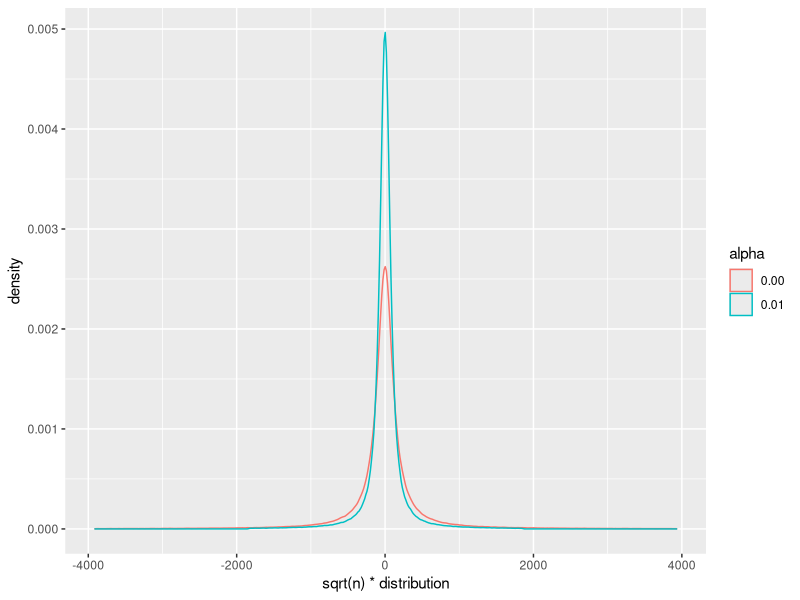

Write the R code that produced this figure. (Note: this script raises an error after producing the figure.)
#test plot
n.simu <- 1000000
sigma_y = sigma_m = 1
n_vec <- c(15000,75000,150000)
alpha_vec <- c(0.00,0.01,0.03,0.05)
i1 = 1
i2 = 2
n = n_vec[i1]
alpha_G = alpha_vec[i2]
z_Gamma <- rnorm(n.simu,mean = 0, sd = sqrt(sigma_y/n))
z_gamma <- rnorm(n.simu,mean = alpha_G,sd = sqrt(sigma_m/n))
true_distribution <- z_Gamma/z_gamma
q_temp=  quantile(true_distribution,c(0.025,0.975))


z_Gamma <- rnorm(n.simu,mean = 0, sd = 1)
z_gamma <- rnorm(n.simu,mean = 1.224745,sd = 1)
true_distribution <- z_Gamma/z_gamma
q_temp=  quantile(true_distribution,c(0.01,0.99))
idx <- which(true_distribution>=q_temp[1]&
               true_distribution<=q_temp[2])
true_distribution = true_distribution[idx]


i1 = 1
i2 = 1
n = n_vec[i1]

alpha_G = alpha_vec[i2]
z_Gamma <- rnorm(n.simu,mean = 0, sd = sqrt(sigma_y/n))
z_gamma <- rnorm(n.simu,mean = alpha_G,sd = sqrt(sigma_m/n))
true_distribution2 <- z_Gamma/z_gamma
q_temp=  quantile(true_distribution2,c(0.01,0.99))
idx <- which(true_distribution2>=q_temp[1]&
               true_distribution2<=q_temp[2])
true_distribution2 = true_distribution2[idx]

distribution = c(true_distribution,true_distribution2)
alpha = c(rep("0.01",length(true_distribution)),rep("0.00",length(true_distribution)))
data = data.frame(alpha,distribution)
library(ggplot2)
ggplot(data,aes(x=sqrt(n)*distribution,color=alpha))+
  geom_density()


q_high = ratio_est-ci_low_exact
q_low = ratio_est-ci_high_exact
jdx <- which(q_low<=q_result_final[1]|q_high>=q_result_final[2])
idx <- which(ratio_est>=qcauchy(0.025)&
               ratio_est<=qcauchy(0.975))
